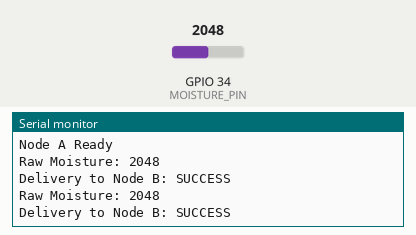
The sketch below on a simulated ESP32. Parts: the last lines printed to the serial monitor. The inputs (shaded band) are chosen by the test bench; at power-on: GPIO 34 (MOISTURE_PIN) = 2048.

Above: at 2.8 s.
2.9 s: GPIO 34 (MOISTURE_PIN) set to 2866
At 4.5 s:
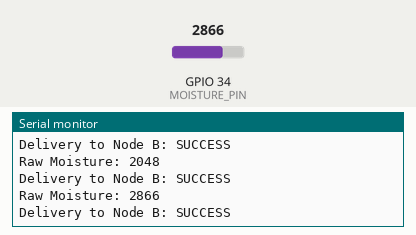
5.6 s: GPIO 34 (MOISTURE_PIN) set to 3603
At 7.2 s:
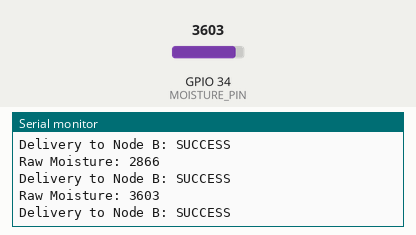
Timing chart, 0 to 8.7 s (numbered marks = the images above; inputs shaded):
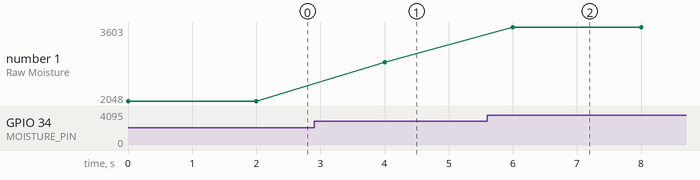

The sketch:

NodeA_master.ino
```cpp
//nodeA
#include <WiFi.h>
#include <esp_now.h>
#include <esp_wifi.h>

#define MOISTURE_PIN 34

uint8_t nodeBAddress[] = {0xD4,0xE9,0xF4,0xB3,0xF1,0x2C};

const int espChannel = 11;

typedef struct {
  int raw;
} sensor_message;

sensor_message data;

void OnDataSent(const uint8_t *mac_addr, esp_now_send_status_t status) {
  Serial.print("Delivery to Node B: ");
  Serial.println(status == ESP_NOW_SEND_SUCCESS ? "SUCCESS" : "FAIL");
}

void setup() {
  Serial.begin(115200);

  WiFi.mode(WIFI_STA);
  WiFi.disconnect();

  esp_wifi_set_channel(espChannel, WIFI_SECOND_CHAN_NONE);

  Serial.print("Node A MAC: ");
  Serial.println(WiFi.macAddress());

  if (esp_now_init() != ESP_OK) {
    Serial.println("ESP NOW INIT FAILED");
    return;
  }

  esp_now_peer_info_t peerInfo = {};
  memcpy(peerInfo.peer_addr, nodeBAddress, 6);
  peerInfo.channel = espChannel;
  peerInfo.encrypt = false;

  if (esp_now_add_peer(&peerInfo) != ESP_OK) {
    Serial.println("Failed to Add Node B");
    return;
  }

  esp_now_register_send_cb(OnDataSent);

  Serial.println("Node A Ready");
}

void loop() {
  data.raw = analogRead(MOISTURE_PIN);

  esp_now_send(nodeBAddress, (uint8_t *)&data, sizeof(data));

  Serial.print("Raw Moisture: ");
  Serial.println(data.raw);

  delay(2000);
}
```

Measured:
- after the input at 2.9 s, the serial monitor: prints a new line after 1.1 s (image 1)
- after the input at 5.6 s, the serial monitor: prints a new line after 0.40 s (image 2)
- plotted number 1: 2048 → 2866 after the input at 2.9 s, 2866 → 3603 after the input at 5.6 s
